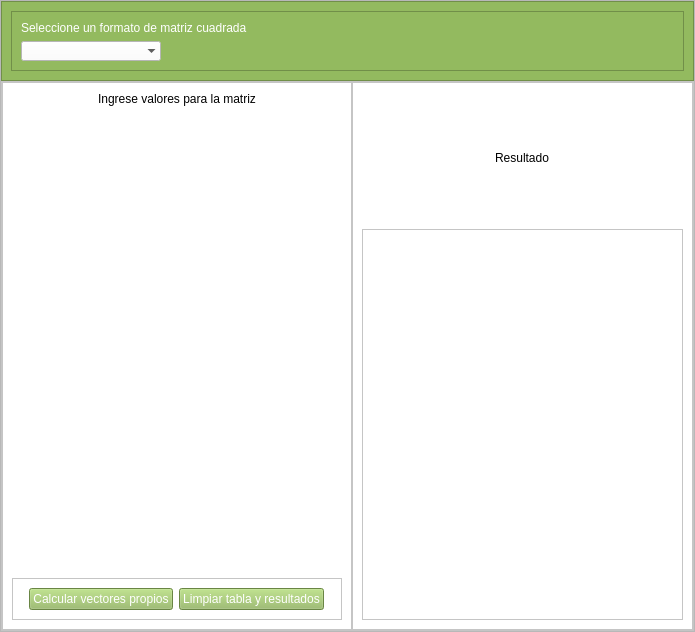
            <widget class="QWidget" name="page_2">
             <layout class="QHBoxLayout" name="horizontalLayout_6">
              <property name="spacing">
               <number>0</number>
              </property>
              <property name="leftMargin">
               <number>0</number>
              </property>
              <property name="topMargin">
               <number>0</number>
              </property>
              <property name="rightMargin">
               <number>0</number>
              </property>
              <property name="bottomMargin">
               <number>0</number>
              </property>
              <item>
               <widget class="QFrame" name="caja_page_2">
                <property name="frameShape">
                 <enum>QFrame::StyledPanel</enum>
                </property>
                <property name="frameShadow">
                 <enum>QFrame::Raised</enum>
                </property>
                <layout class="QVBoxLayout" name="verticalLayout_4" stretch="1,3">
                 <property name="spacing">
                  <number>0</number>
                 </property>
                 <property name="leftMargin">
                  <number>0</number>
                 </property>
                 <property name="topMargin">
                  <number>0</number>
                 </property>
                 <property name="rightMargin">
                  <number>0</number>
                 </property>
                 <property name="bottomMargin">
                  <number>0</number>
                 </property>
                 <item>
                  <widget class="QFrame" name="frame_3">
                   <property name="styleSheet">
                    <string notr="true">background-color: #93ba5f
</string>
                   </property>
                   <property name="frameShape">
                    <enum>QFrame::StyledPanel</enum>
                   </property>
                   <property name="frameShadow">
                    <enum>QFrame::Raised</enum>
                   </property>
                   <layout class="QVBoxLayout" name="verticalLayout_6">
                    <item>
                     <widget class="QFrame" name="frame_2">
                      <property name="styleSheet">
                       <string notr="true">QLabel{
color: white;
font: 50 12pt &quot;Cascadia SemiBold&quot;;
}
QComboBox{
background-color: white;
font: 50 12pt &quot;Cascadia SemiBold&quot;;
}
QComboBox QAbstractItemView {
    background-color: white;
}</string>
                      </property>
                      <property name="frameShape">
                       <enum>QFrame::StyledPanel</enum>
                      </property>
                      <property name="frameShadow">
                       <enum>QFrame::Raised</enum>
                      </property>
                      <layout class="QVBoxLayout" name="verticalLayout_5">
                       <item>
                        <widget class="QLabel" name="label_comboBox">
                         <property name="styleSheet">
                          <string notr="true">font: 50 12pt &quot;Cascadia SemiBold&quot;;</string>
                         </property>
                         <property name="text">
                          <string>Seleccione un formato de matriz cuadrada</string>
                         </property>
                        </widget>
                       </item>
                       <item>
                        <widget class="QComboBox" name="input_nxn_matriz">
                         <property name="enabled">
                          <bool>true</bool>
                         </property>
                         <property name="sizePolicy">
                          <sizepolicy hsizetype="Preferred" vsizetype="Preferred">
                           <horstretch>0</horstretch>
                           <verstretch>0</verstretch>
                          </sizepolicy>
                         </property>
                         <property name="minimumSize">
                          <size>
                           <width>0</width>
                           <height>0</height>
                          </size>
                         </property>
                         <property name="maximumSize">
                          <size>
                           <width>140</width>
                           <height>30</height>
                          </size>
                         </property>
                         <property name="layoutDirection">
                          <enum>Qt::LeftToRight</enum>
                         </property>
                         <property name="currentIndex">
                          <number>-1</number>
                         </property>
                         <property name="insertPolicy">
                          <enum>QComboBox::InsertAtBottom</enum>
                         </property>
                         <property name="sizeAdjustPolicy">
                          <enum>QComboBox::AdjustToContentsOnFirstShow</enum>
                         </property>
                         <property name="placeholderText">
                          <string/>
                         </property>
                         <property name="frame">
                          <bool>false</bool>
                         </property>
                         <item>
                          <property name="text">
                           <string>1x1</string>
                          </property>
                         </item>
                         <item>
                          <property name="text">
                           <string>2x2</string>
                          </property>
                         </item>
                         <item>
                          <property name="text">
                           <string>3x3</string>
                          </property>
                         </item>
                         <item>
                          <property name="text">
                           <string>4x4</string>
                          </property>
                         </item>
                         <item>
                          <property name="text">
                           <string>5x5</string>
                          </property>
                         </item>
                         <item>
                          <property name="text">
                           <string>6x6</string>
                          </property>
                         </item>
                        </widget>
                       </item>
                      </layout>
                     </widget>
                    </item>
                   </layout>
                  </widget>
                 </item>
                 <item>
                  <widget class="QFrame" name="frame_4">
                   <property name="styleSheet">
                    <string notr="true">background-color: white;
</string>
                   </property>
                   <property name="frameShape">
                    <enum>QFrame::StyledPanel</enum>
                   </property>
                   <property name="frameShadow">
                    <enum>QFrame::Raised</enum>
                   </property>
                   <layout class="QHBoxLayout" name="horizontalLayout_7" stretch="1,1">
                    <property name="spacing">
                     <number>0</number>
                    </property>
                    <property name="leftMargin">
                     <number>0</number>
                    </property>
                    <property name="topMargin">
                     <number>0</number>
                    </property>
                    <property name="rightMargin">
                     <number>0</number>
                    </property>
                    <property name="bottomMargin">
                     <number>0</number>
                    </property>
                    <item>
                     <widget class="QFrame" name="frame_5">
                      <property name="frameShape">
                       <enum>QFrame::StyledPanel</enum>
                      </property>
                      <property name="frameShadow">
                       <enum>QFrame::Raised</enum>
                      </property>
                      <layout class="QVBoxLayout" name="verticalLayout_8" stretch="0,6,0">
                       <item alignment="Qt::AlignHCenter">
                        <widget class="QLabel" name="label">
                         <property name="styleSheet">
                          <string notr="true">QLabel{
font: 50 12pt &quot;Cascadia SemiBold&quot;;
}</string>
                         </property>
                         <property name="text">
                          <string>Ingrese valores para la matriz</string>
                         </property>
                        </widget>
                       </item>
                       <item>
                        <widget class="QTableWidget" name="matriz_input">
                         <property name="enabled">
                          <bool>true</bool>
                         </property>
                         <property name="minimumSize">
                          <size>
                           <width>330</width>
                           <height>460</height>
                          </size>
                         </property>
                         <property name="maximumSize">
                          <size>
                           <width>16777215</width>
                           <height>320</height>
                          </size>
                         </property>
                         <property name="acceptDrops">
                          <bool>false</bool>
                         </property>
                         <property name="styleSheet">
                          <string notr="true">QTableView {
    background-color: transparent;
}

QTableView QTableCornerButton::section,
QHeaderView::section {
    background-color: transparent;
}

QTableView::item {
    background-color: white;
	font: 50 12pt &quot;Cascadia SemiBold&quot;;
}</string>
                         </property>
                         <property name="horizontalScrollBarPolicy">
                          <enum>Qt::ScrollBarAlwaysOff</enum>
                         </property>
                         <property name="alternatingRowColors">
                          <bool>false</bool>
                         </property>
                         <property name="horizontalScrollMode">
                          <enum>QAbstractItemView::ScrollPerItem</enum>
                         </property>
                         <property name="cornerButtonEnabled">
                          <bool>true</bool>
                         </property>
                         <property name="rowCount">
                          <number>0</number>
                         </property>
                         <attribute name="horizontalHeaderVisible">
                          <bool>false</bool>
                         </attribute>
                         <attribute name="horizontalHeaderCascadingSectionResizes">
                          <bool>false</bool>
                         </attribute>
                         <attribute name="horizontalHeaderHighlightSections">
                          <bool>false</bool>
                         </attribute>
                         <attribute name="verticalHeaderVisible">
                          <bool>false</bool>
                         </attribute>
                         <attribute name="verticalHeaderHighlightSections">
                          <bool>false</bool>
                         </attribute>
                        </widget>
                       </item>
                       <item>
                        <widget class="QFrame" name="frame_7">
                         <property name="styleSheet">
                          <string notr="true">QPushButton{
font: 50 12pt &quot;Cascadia SemiBold&quot;;
color: white;
background-color: rgb(147, 186, 95);
}

QPushButton:hover{
font: 50 12pt &quot;Cascadia SemiBold&quot;;
color: black;
background-color: white;
}

QPushButton:pressed{
font: 50 12pt &quot;Cascadia SemiBold&quot;;
color: white;
background-color: #dadada;
}</string>
                         </property>
                         <property name="frameShape">
                          <enum>QFrame::StyledPanel</enum>
                         </property>
                         <property name="frameShadow">
                          <enum>QFrame::Raised</enum>
                         </property>
                         <layout class="QHBoxLayout" name="horizontalLayout_8">
                          <item>
                           <spacer name="horizontalSpacer_3">
                            <property name="orientation">
                             <enum>Qt::Horizontal</enum>
                            </property>
                            <property name="sizeHint" stdset="0">
                             <size>
                              <width>40</width>
                              <height>20</height>
                             </size>
                            </property>
                           </spacer>
                          </item>
                          <item>
                           <widget class="QPushButton" name="calcular_vectores_propios">
                            <property name="text">
                             <string>Calcular vectores propios</string>
                            </property>
                           </widget>
                          </item>
                          <item>
                           <widget class="QPushButton" name="limpiarTabla">
                            <property name="text">
                             <string>Limpiar tabla y resultados</string>
                            </property>
                           </widget>
                          </item>
                          <item>
                           <spacer name="horizontalSpacer_2">
                            <property name="orientation">
                             <enum>Qt::Horizontal</enum>
                            </property>
                            <property name="sizeHint" stdset="0">
                             <size>
                              <width>40</width>
                              <height>20</height>
                             </size>
                            </property>
                           </spacer>
                          </item>
                         </layout>
                        </widget>
                       </item>
                      </layout>
                     </widget>
                    </item>
                    <item>
                     <widget class="QFrame" name="frame_6">
                      <property name="frameShape">
                       <enum>QFrame::StyledPanel</enum>
                      </property>
                      <property name="frameShadow">
                       <enum>QFrame::Raised</enum>
                      </property>
                      <layout class="QVBoxLayout" name="verticalLayout_7" stretch="1,3">
                       <item alignment="Qt::AlignHCenter">
                        <widget class="QLabel" name="label_2">
                         <property name="styleSheet">
                          <string notr="true">QLabel{
font: 50 12pt &quot;Cascadia SemiBold&quot;;
}</string>
                         </property>
                         <property name="text">
                          <string>Resultado</string>
                         </property>
                        </widget>
                       </item>
                       <item>
                        <widget class="QListWidget" name="lista_resultados">
                         <property name="maximumSize">
                          <size>
                           <width>16777215</width>
                           <height>16777215</height>
                          </size>
                         </property>
                         <property name="styleSheet">
                          <string notr="true">QListWidget {
    font-family: Cascadia SemiBold;
    font-size: 30px;
    color: black;
}

QListWidget::item {
    padding: 5px;
}

QListWidget::item:selected {
    background-color: #ccc;
}

QListWidget::item:hover {
    background-color: #ddd;
}

QListWidget::item:selected:active {
    background-color: #aaa;
}

QListWidget::item:selected:!active {
    color: white;
}</string>
                         </property>
                        </widget>
                       </item>
                      </layout>
                     </widget>
                    </item>
                   </layout>
                  </widget>
                 </item>
                </layout>
               </widget>
              </item>
             </layout>
            </widget>
